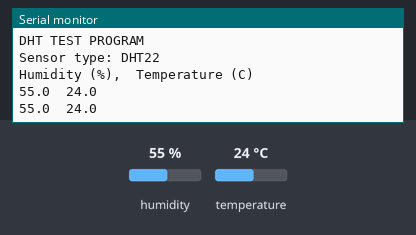
Simulated run of this sketch. Board: Arduino Uno, built with avr-gcc and run on an emulated ATmega328P. Shown: the last lines printed to the serial monitor. Inputs (shaded band) come from the test bench; at power-on: humidity 55 %, temperature 24 °C.

Above: at 5.8 s.
5.9 s: humidity set to 22 %
At 10.4 s:
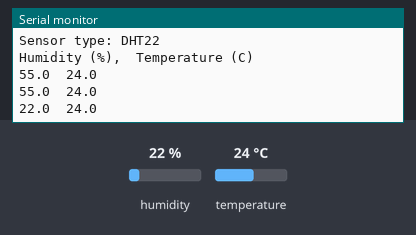
11.9 s: temperature set to 12 °C
At 15.7 s:
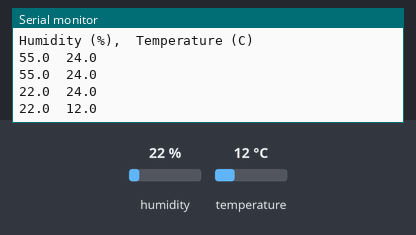
17.9 s: humidity set to 40 %
At 20.9 s:
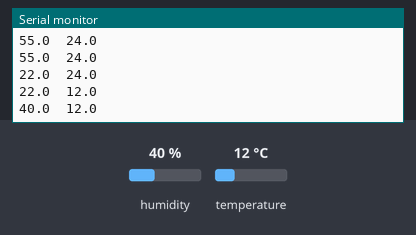
Timing chart, 0 to 22.4 s (numbered marks = the images above; inputs shaded):
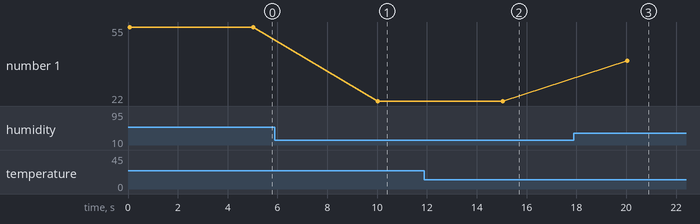

The sketch:

02.40_-_DHT11.ino
```cpp
#include <dhtnew.h>

#define DHT11_PIN 11
DHTNEW mySensor(DHT11_PIN);

void setup()
{
  Serial.begin(9600);
  Serial.println("DHT TEST PROGRAM ");
  Serial.print("Sensor type: DHT");
  Serial.println(mySensor.getType());
  Serial.println("Humidity (%),\tTemperature (C)");
}

void loop()
{
  mySensor.read();
  Serial.print(mySensor.getHumidity(), 1);
  Serial.print("\t");
  Serial.println(mySensor.getTemperature(), 1);
  delay(5000);
}
```

Measured:
- after the input at 5.9 s, the serial monitor: prints a new line after 4.1 s (image 1)
- after the input at 11.9 s, the serial monitor: prints a new line after 3.1 s (image 2)
- after the input at 17.9 s, the serial monitor: prints a new line after 2.1 s (image 3)
- plotted number 1: 55 → 22 after the input at 5.9 s, 22 → 40 after the input at 17.9 s
